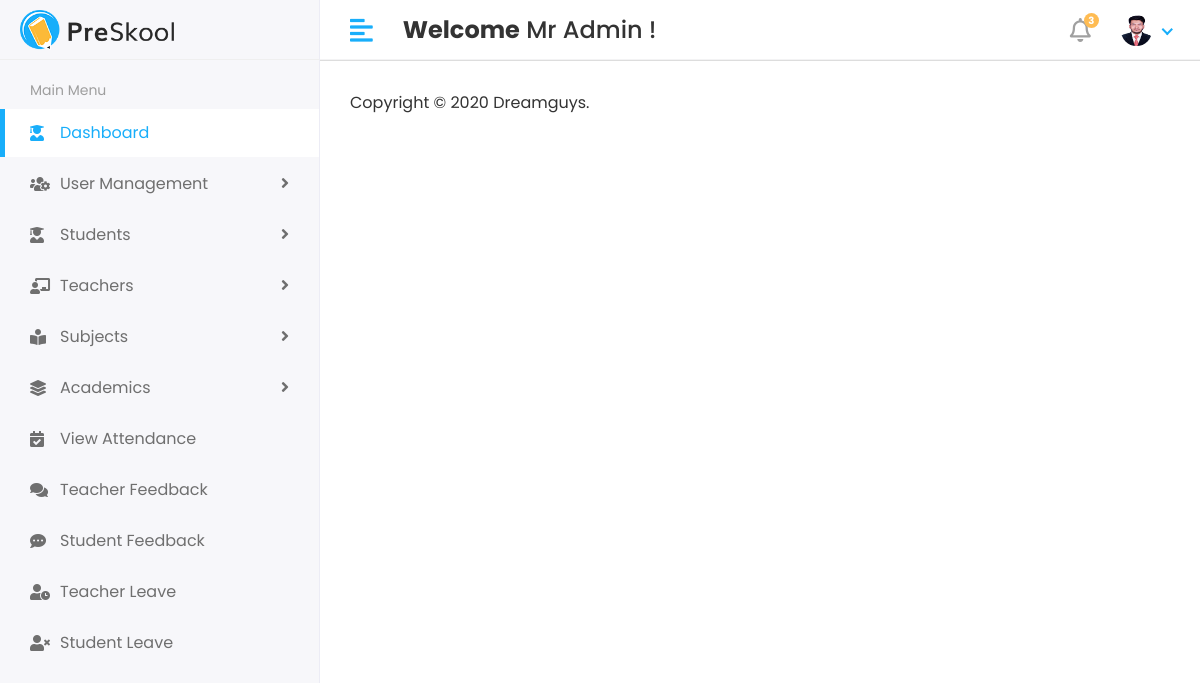
Page /base/ (signed in) on the committed database.
### account/models.py (models this page shows, shortened)
class User(AbstractUser):
    USER_TYPE_CHOICE = [
        ('Admin', 'Admin'),
        ('Teacher', 'Teacher'),
        ('Student', 'Student'),
    ]
    GENDER_CHOICES = [
        ('Male', 'Male'),
        ('Female', 'Female'),
        ('Other', 'Other'),
    ]
    user_type = models.CharField(
        max_length=20,
        choices=USER_TYPE_CHOICE,
        null=True,
        blank=True,
    )
    user_id = models.CharField(
        unique=True,
        max_length=15,
        editable=False,
        db_index=True,
        blank=True,
        null=True,
    )
    profile_pic = models.ImageField(
        upload_to='profile_pics/',
        blank=True,
        null=True,
    )
    gender = models.CharField(
        max_length=10,
        choices=GENDER_CHOICES,
        null=True,
        blank=True,
    )
    phone = models.CharField(
        max_length=20,
        null=True,
        blank=True,
    )
    address = models.TextField(
        null=True,
        blank=True,
    )

### account/views.py (the view)
# urls.py: path('base/', dashboard_base_page, name=''),
def dashboard_base_page(request):
    return render(request, 'base.html')

### templates/base.html (shortened to what this page needs)
{% load static %}
<!DOCTYPE html>
<html lang="en">
<head>
    <link rel="stylesheet" href="{% static 'assets/plugins/bootstrap/css/bootstrap.min.css' %}">
    <link rel="stylesheet" href="{% static 'assets/plugins/fontawesome/css/fontawesome.min.css' %}">
    <link rel="stylesheet" href="{% static 'assets/plugins/fontawesome/css/all.min.css' %}">
    <link rel="stylesheet" href="{% static 'assets/css/style.css' %}">
</head>
<body>
    <div class="main-wrapper">
        {% include "Includes/header.html" %}
        {% include "Includes/sidebar.html" %}
        <div class="page-wrapper">
            {% include "Includes/footer.html" %}
        </div>
    </div>
</body>
</html>

### templates/Includes/header.html (shortened to what this page needs)
{% load static %}
<div class="header">
    <div class="header-left">
        <a href="#" class="logo">
            <img src="{% static 'assets/img/logo.png' %}" alt="Logo">
        </a>
    </div>
    <a href="javascript:void(0);" id="toggle_btn">
        <i class="fas fa-align-left"></i>
    </a>
    <div class="top-nav-search mt-3">
        <h4><strong>Welcome</strong><span>&nbsp;{{user.first_name}} {{user.last_name}}&nbsp;!</span></h4>
    </div>
    <ul class="nav user-menu">
        <li class="nav-item dropdown noti-dropdown">
            <a href="#" class="dropdown-toggle nav-link" data-toggle="dropdown">
                <i class="far fa-bell"></i> <span class="badge badge-pill">3</span>
            </a>
        </li>
        <li class="nav-item dropdown has-arrow">
            <a href="#" class="dropdown-toggle nav-link" data-toggle="dropdown">
                <span class="user-img">
                    {% if user.profile_pic %}
                        <img class="rounded-circle" src="{{ user.profile_pic.url }}" width="31" height="31" alt="{{ user.get_full_name|default:user.username }}">
                    {% else %}
                        <img class="rounded-circle" src="{% static 'assets/img/profiles/avatar-01.jpg' %}" width="31" height="31" alt="Default avatar">
                    {% endif %}
                </span>
            </a>
        </li>
    </ul>
</div>

### static/assets/css/style.css (style rules this page uses)
html { height: 100%; }
body { background-color: #fff; color: #333; font-family: 'Poppins', sans-serif; font-size: 1rem; height: 100%; line-height: 1.5; overflow-x: hidden; }
h1, h2, h3, h4, h5, h6 { font-family: 'Poppins', sans-serif; margin-top: 0; }
a { color: #009ce7; }
input, button, a { transition: all 0.4s ease; -moz-transition: all 0.4s ease; -o-transition: all 0.4s ease; -ms-transition: all 0.4s ease; -webkit-transition: all 0.4s ease; }
ul, ol { padding: 0px; list-style: none; }
.header { background-color: #fff; border-bottom: 1px solid #f3f3f4; left: 0; position: fixed; right: 0; top: 0; z-index: 1001; height: 60px; }
.header .header-left { float: left; height: 60px; padding: 0 20px; position: relative; width: 320px; z-index: 1; transition: all 0.2s ease-in-out; background-color: #f7f7fa; border-bottom: 1px solid #efefef; border-right: 1px solid #ececf5; display: flex; align-items: center; }
.header .header-left .logo { display: inline-block; line-height: 60px; }
.header .header-left .logo img { max-height: 40px; width: auto; }
.header .dropdown-toggle:after { display: none; }
.header .has-arrow .dropdown-toggle:after { border-top: 0; border-left: 0; border-bottom: 2px solid #18aefa; border-right: 2px solid #18aefa; content: ''; height: 8px; display: inline-block; pointer-events: none; -webkit-transform-origin: 66% 66%; -ms-transform-origin: 66% 66%; transform-origin: 66% 66%; -webkit-transform: rotate(45deg); -ms-transform: rotate(45deg); transform: rotate(45deg); -webkit-transition: all 0.15s ease-in-out; transition: all 0.15s ease-in-out; width: 8px; vertical-align: 0px; }
.user-menu { float: right; margin: 0; position: relative; z-index: 99; padding-right: 15px; }
.user-menu.nav>li>a { color: #a0a0a0; font-size: 14px; line-height: 58px; padding: 0 15px; height: 60px; }
.user-img { margin-right: 3px; position: relative; }
.top-nav-search { float: left; margin-left: 15px; }
.main-wrapper { width: 100%; height: 100vh; min-height: 100vh; }
.page-wrapper { margin-left: 320px; padding-top: 60px; position: relative; transition: all 0.4s ease; }
.user-menu.nav>li>a .badge { background-color: #FFBC53; display: block; font-size: 10px; font-weight: bold; height: 15px; width: 15px; position: absolute; right: 7px; top: 13px; color: #fff; padding: 3px; }
.user-menu.nav>li>a>i { font-size: 1.5rem; line-height: 60px; }
@media (min-width: 992px) { #toggle_btn { align-items: center; color: #18aefa; display: inline-flex; float: left; font-size: 26px; height: 60px; justify-content: center; margin-left: 15px; padding: 0 15px; } }

### rows in the picture
User: first_name "Mr", last_name "Admin", profile_pic (picture)
